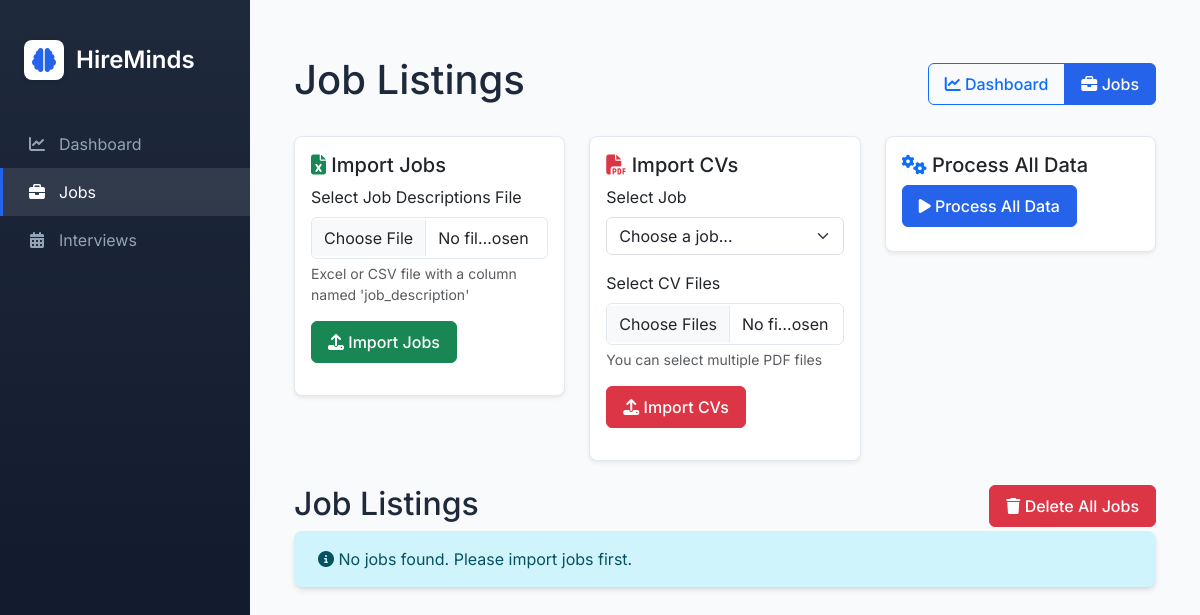
/jobs, run on an earlier commit of the app's database.
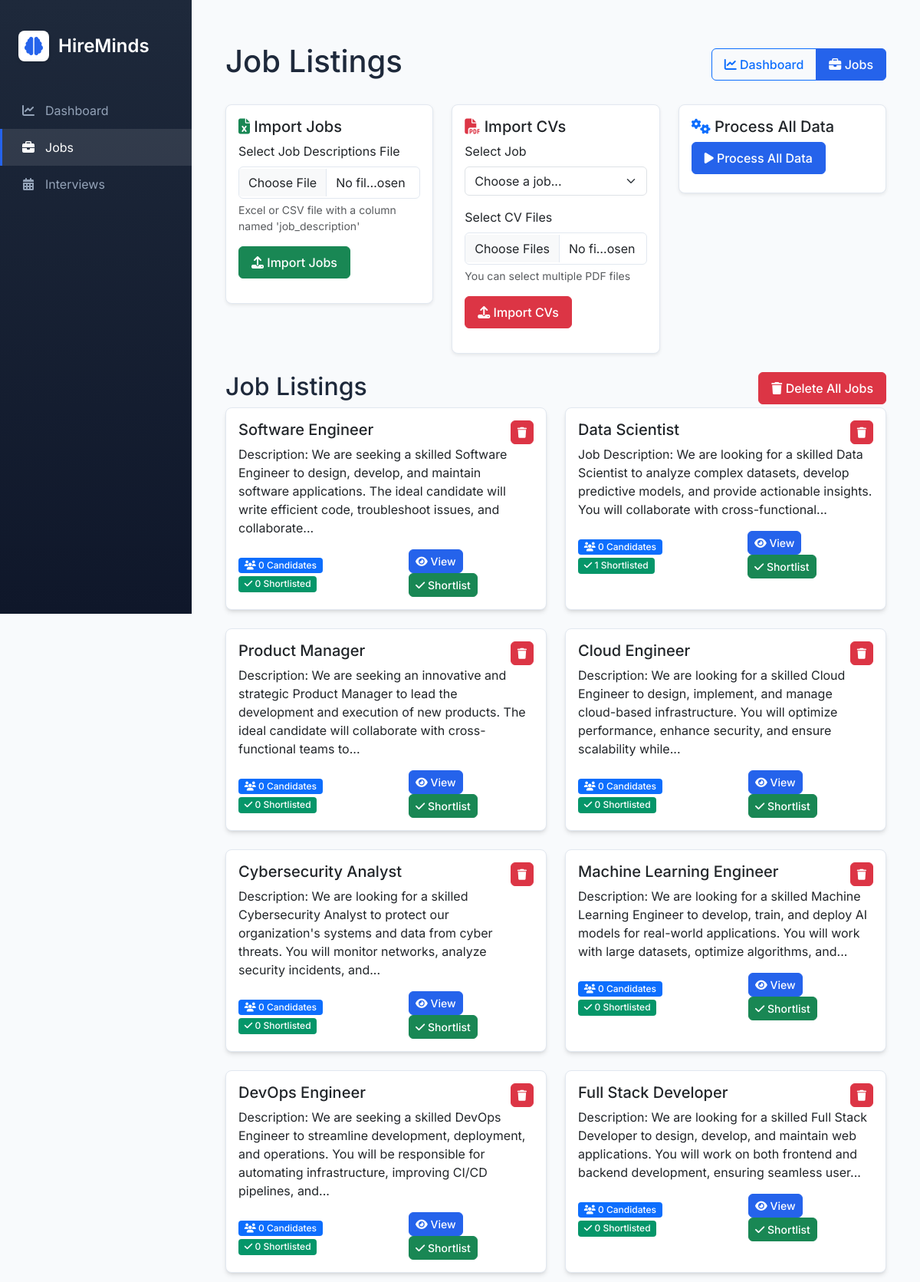
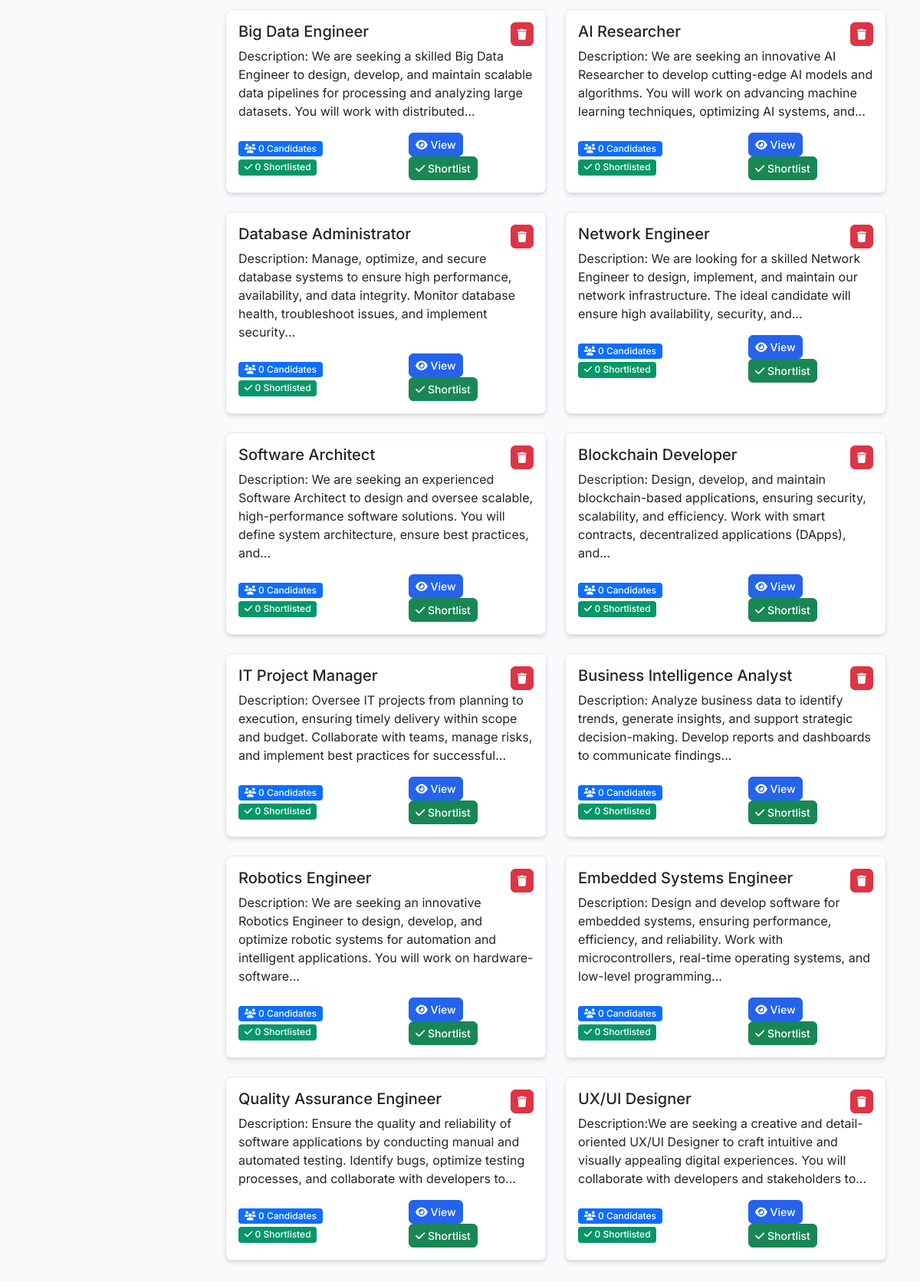
And on a later commit of the database (2 pictures, top to bottom).
### app/models/job.py (models this page shows)
class Job(db.Model):
    __tablename__ = 'job'
    id = db.Column(db.Integer, primary_key=True)
    _title = db.Column('title', db.String(200), nullable=False)
    _description = db.Column('description', db.Text, nullable=False)
    _requirements = db.Column('requirements', db.Text, nullable=False)
    created_at = db.Column(db.DateTime, nullable=False, default=lambda: datetime.now(timezone.utc))
    candidates = db.relationship('Candidate', backref='job', lazy=True, cascade='all, delete-orphan')
    shortlisted_candidates = db.relationship('ShortlistedCandidate',
                                          backref=db.backref('job_listing', lazy=True),
                                          lazy=True,
                                          cascade='all, delete-orphan')
    @property
    def title(self):
        return self._title.replace("'''", "").replace("''", "'").replace("'", "'") if self._title else ""
    @title.setter
    def title(self, value):
        """Set title with cleaning."""
        self._title = value.replace("'''", "").replace("''", "'").replace("'", "'") if value else ""
    @property
    def description(self):
        return self._description.replace("'''", "").replace("''", "'").replace("'", "'") if self._description else ""
    @description.setter
    def description(self, value):
        """Set description with cleaning."""
        self._description = value.replace("'''", "").replace("''", "'").replace("'", "'") if value else ""
    @property
    def requirements(self):
        """Get cleaned requirements text."""
        return self._requirements.replace("'''", "").replace("''", "'").replace("'", "'") if self._requirements else ""
    @requirements.setter
    def requirements(self, value):
        """Set requirements with cleaning."""
        self._requirements = value.replace("'''", "").replace("''", "'").replace("'", "'") if value else ""
    def get_candidate_count(self):
        return len(self.candidates)
    def get_shortlisted_count(self):
        return len(self.shortlisted_candidates)

### app/routes.py (the view)
@main.route('/jobs')
def jobs():
    jobs = Job.query.all()
    return render_template('jobs.html', jobs=jobs)

### app/templates/jobs.html (shortened to what this page needs)
{% extends "base.html" %}
{% block content %}
<div class="container mt-4">
    <div class="d-flex justify-content-between align-items-center mb-4">
        <h1>Job Listings</h1>
        <div class="btn-group">
            <a href="{{ url_for('main.index') }}" class="btn btn-outline-primary">
                <i class="fas fa-chart-line"></i> Dashboard
            </a>
            <a href="{{ url_for('main.jobs') }}" class="btn btn-primary">
                <i class="fas fa-briefcase"></i> Jobs
            </a>
        </div>
    </div>
    <div class="row mb-4">
        <div class="col-md-4">
            <div class="card shadow-sm">
                <div class="card-body">
                    <h5 class="card-title">
                        <i class="fas fa-file-excel text-success"></i> Import Jobs
                    </h5>
                    <form id="jobImportForm" class="mb-3">
                        <div class="mb-3">
                            <label for="jobFile" class="form-label">Select Job Descriptions File</label>
                            <input type="file" class="form-control" id="jobFile" accept=".xlsx,.xls,.csv" required>
                            <div class="form-text">Excel or CSV file with a column named 'job_description'</div>
                        </div>
                        <button type="submit" class="btn btn-success">
                            <i class="fas fa-upload"></i> Import Jobs
                        </button>
                    </form>
                </div>
            </div>
        </div>
        <div class="col-md-4">
            <div class="card shadow-sm">
                <div class="card-body">
                    <h5 class="card-title">
                        <i class="fas fa-file-pdf text-danger"></i> Import CVs
                    </h5>
                    <form id="cvImportForm" class="mb-3">
                        <div class="mb-3">
                            <label for="jobSelect" class="form-label">Select Job</label>
                            <select class="form-select" id="jobSelect" required>
                                <option value="">Choose a job...</option>
                            </select>
                        </div>
                        <div class="mb-3">
                            <label for="cvFiles" class="form-label">Select CV Files</label>
                            <input type="file" class="form-control" id="cvFiles" name="files" multiple accept=".pdf" required>
                            <div class="form-text">You can select multiple PDF files</div>
                        </div>
                        <button type="submit" class="btn btn-danger">
                            <i class="fas fa-upload"></i> Import CVs
                        </button>
                    </form>
                </div>
            </div>
        </div>
        <div class="col-md-4">
            <div class="card shadow-sm">
                <div class="card-body">
                    <h5 class="card-title">
                        <i class="fas fa-cogs text-primary"></i> Process All Data
                    </h5>
                    <button id="processAllBtn" class="btn btn-primary">
                        <i class="fas fa-play"></i> Process All Data
                    </button>
                </div>
            </div>
        </div>
    </div>
    <div class="row">
        <div class="col-md-6">
            <h2>Job Listings</h2>
        </div>
        <div class="col-md-6 text-end">
            <button id="deleteAllJobs" class="btn btn-danger">
                <i class="fas fa-trash"></i> Delete All Jobs
            </button>
        </div>
    </div>
    <div class="row">
        {% for job in jobs %}
        <div class="col-md-6 mb-4">
            <div class="card h-100">
                <div class="card-body">
                    <div class="d-flex justify-content-between align-items-start">
                        <h5 class="card-title">{{ job.title | replace("'''", "") }}</h5>
                        <button class="btn btn-danger btn-sm delete-job" data-job-id="{{ job.id }}">
                            <i class="fas fa-trash"></i>
                        </button>
                    </div>
                    <p class="card-text">{{ job.description | replace("'''", "") | truncate(200) }}</p>
                    <div class="d-flex justify-content-between align-items-center">
                        <div>
                            <span class="badge bg-primary me-2">
                                <i class="fas fa-users"></i> {{ job.get_candidate_count() }} Candidates
                            </span>
                            <span class="badge bg-success">
                                <i class="fas fa-check"></i> {{ job.get_shortlisted_count() }} Shortlisted
                            </span>
                        </div>
                        <div>
                            <a href="{{ url_for('main.candidates', job_id=job.id) }}" class="btn btn-primary btn-sm">
                                <i class="fas fa-eye"></i> View
                            </a>
                            <button class="btn btn-success btn-sm shortlist-btn" data-job-id="{{ job.id }}">
                                <i class="fas fa-check"></i> Shortlist
                            </button>
                        </div>
                    </div>
                </div>
            </div>
        </div>
        {% else %}
        <div class="col-md-12">
            <div class="alert alert-info">
                <i class="fas fa-info-circle"></i> No jobs found. Please import jobs first.
            </div>
        </div>
        {% endfor %}
    </div>
</div>
{% endblock %}

### app/templates/base.html (shortened to what this page needs)
<!DOCTYPE html>
<html lang="en">
<head>
    <link href="https://cdn.jsdelivr.net/npm/bootstrap@5.3.0/dist/css/bootstrap.min.css" rel="stylesheet">
    <link href="https://cdnjs.cloudflare.com/ajax/libs/font-awesome/6.4.0/css/all.min.css" rel="stylesheet">
    <link href="{{ url_for('static', filename='css/style.css') }}" rel="stylesheet">
</head>
<body>
    <nav class="sidebar">
        <a class="navbar-brand" href="{{ url_for('main.index') }}">
            <div class="brand-logo">
                <i class="fas fa-brain"></i>
            </div>
            <span>HireMinds</span>
        </a>
        <div class="nav flex-column">
            <a class="nav-link {% if request.endpoint == 'main.index' %}active{% endif %}"
               href="{{ url_for('main.index') }}">
                <i class="fas fa-chart-line"></i>
                <span>Dashboard</span>
            </a>
            <a class="nav-link {% if request.endpoint == 'main.jobs' %}active{% endif %}"
               href="{{ url_for('main.jobs') }}">
                <i class="fas fa-briefcase"></i>
                <span>Jobs</span>
            </a>
            <a class="nav-link {% if request.endpoint == 'main.interviews' %}active{% endif %}"
               href="{{ url_for('main.interviews') }}">
                <i class="fas fa-calendar-alt"></i>
                <span>Interviews</span>
            </a>
        </div>
    </nav>
    <main class="main-content">
        {% block content %}{% endblock %}
    </main>
    <div class="toast-container position-fixed top-0 end-0 p-3"></div>
</body>
</html>

### app/static/css/style.css (style rules this page uses)
:root { --primary-color: #2563eb; --primary-dark: #1e40af; --secondary-color: #059669; --accent-color: #0ea5e9; --danger-color: #dc2626; --warning-color: #d97706; --success-color: #059669; --background-light: #f8fafc; --text-primary: #1e293b; --text-secondary: #64748b; --border-color: #e2e8f0; --card-shadow: 0 4px 6px -1px rgb(0 0 0 / 0.1), 0 2px 4px -2px rgb(0 0 0 / 0.1); }
body { font-family: 'Inter', -apple-system, BlinkMacSystemFont, sans-serif; background-color: var(--background-light); color: var(--text-primary); line-height: 1.5; }
.sidebar { background: linear-gradient(180deg, #1e293b 0%, #0f172a 100%); min-height: 100vh; width: 250px; position: fixed; left: 0; top: 0; z-index: 1000; padding-top: 1rem; }
.sidebar .navbar-brand { color: white; font-size: 1.5rem; padding: 1.5rem; margin-bottom: 1rem; display: flex; align-items: center; gap: 0.75rem; text-decoration: none; }
.sidebar .navbar-brand .brand-logo { width: 40px; height: 40px; background-color: white; border-radius: 8px; display: flex; align-items: center; justify-content: center; box-shadow: 0 2px 4px rgba(0, 0, 0, 0.1); }
.sidebar .navbar-brand .brand-logo i { font-size: 24px; color: var(--primary-color); }
.sidebar .navbar-brand span { font-weight: 600; color: white; }
.sidebar .nav-link { color: #94a3b8; padding: 0.75rem 1.5rem; display: flex; align-items: center; gap: 0.75rem; transition: all 0.2s ease; border-left: 3px solid transparent; }
.sidebar .nav-link:hover, .sidebar .nav-link.active { color: white; background-color: rgba(255, 255, 255, 0.1); border-left-color: var(--primary-color); }
.sidebar .nav-link i { width: 20px; text-align: center; }
.main-content { margin-left: 250px; padding: 2rem; min-height: 100vh; }
.card { background: white; border-radius: 0.5rem; border: 1px solid var(--border-color); box-shadow: var(--card-shadow); transition: transform 0.2s ease, box-shadow 0.2s ease; }
.badge { padding: 0.35em 0.65em; font-size: 0.75em; font-weight: 500; border-radius: 0.25rem; }
.bg-success { background-color: var(--success-color) !important; }
.btn { padding: 0.5rem 1rem; font-weight: 500; border-radius: 0.375rem; transition: all 0.2s ease; }
.btn-primary { background-color: var(--primary-color); border-color: var(--primary-color); }
.btn-sm { padding: 0.25rem 0.5rem; font-size: 0.875rem; }
.form-control { border: 1px solid var(--border-color); border-radius: 0.375rem; padding: 0.5rem 0.75rem; transition: border-color 0.2s ease, box-shadow 0.2s ease; }

What changed in the data, as far as the page shows it:
added Job: title "Software Engineer", description "Description: We are seeking a skilled Software Engineer to design, develop, and maintain software applications. The ideal candidate will write efficient code, troubleshoot issues, and collaborate...", get_candidate_count "0", get_shortlisted_count "0"
added Job: title "Data Scientist", description "Job Description: We are looking for a skilled Data Scientist to analyze complex datasets, develop predictive models, and provide actionable insights. You will collaborate with cross-functional...", get_candidate_count "0", get_shortlisted_count "1"
added Job: title "Product Manager", description "Description: We are seeking an innovative and strategic Product Manager to lead the development and execution of new products. The ideal candidate will collaborate with cross-functional teams to...", get_candidate_count "0", get_shortlisted_count "0"
added Job: title "Cloud Engineer", description "Description: We are looking for a skilled Cloud Engineer to design, implement, and manage cloud-based infrastructure. You will optimize performance, enhance security, and ensure scalability while...", get_candidate_count "0", get_shortlisted_count "0"
added Job: title "Cybersecurity Analyst", description "Description: We are looking for a skilled Cybersecurity Analyst to protect our organization's systems and data from cyber threats. You will monitor networks, analyze security incidents, and...", get_candidate_count "0", get_shortlisted_count "0"
added Job: title "Machine Learning Engineer", description "Description: We are looking for a skilled Machine Learning Engineer to develop, train, and deploy AI models for real-world applications. You will work with large datasets, optimize algorithms, and...", get_candidate_count "0", get_shortlisted_count "0"
added Job: title "DevOps Engineer", description "Description: We are seeking a skilled DevOps Engineer to streamline development, deployment, and operations. You will be responsible for automating infrastructure, improving CI/CD pipelines, and...", get_candidate_count "0", get_shortlisted_count "0"
added Job: title "Full Stack Developer", description "Description: We are looking for a skilled Full Stack Developer to design, develop, and maintain web applications. You will work on both frontend and backend development, ensuring seamless user...", get_candidate_count "0", get_shortlisted_count "0"
added Job: title "Big Data Engineer", description "Description: We are seeking a skilled Big Data Engineer to design, develop, and maintain scalable data pipelines for processing and analyzing large datasets. You will work with distributed...", get_candidate_count "0", get_shortlisted_count "0"
added Job: title "AI Researcher", description "Description: We are seeking an innovative AI Researcher to develop cutting-edge AI models and algorithms. You will work on advancing machine learning techniques, optimizing AI systems, and...", get_candidate_count "0", get_shortlisted_count "0"
added Job: title "Database Administrator", description "Description: Manage, optimize, and secure database systems to ensure high performance, availability, and data integrity. Monitor database health, troubleshoot issues, and implement security...", get_candidate_count "0", get_shortlisted_count "0"
added Job: title "Network Engineer", description "Description: We are looking for a skilled Network Engineer to design, implement, and maintain our network infrastructure. The ideal candidate will ensure high availability, security, and...", get_candidate_count "0", get_shortlisted_count "0"
added Job: title "Software Architect", description "Description: We are seeking an experienced Software Architect to design and oversee scalable, high-performance software solutions. You will define system architecture, ensure best practices, and...", get_candidate_count "0", get_shortlisted_count "0"
added Job: title "Blockchain Developer", description "Description: Design, develop, and maintain blockchain-based applications, ensuring security, scalability, and efficiency. Work with smart contracts, decentralized applications (DApps), and...", get_candidate_count "0", get_shortlisted_count "0"
added Job: title "IT Project Manager", description "Description: Oversee IT projects from planning to execution, ensuring timely delivery within scope and budget. Collaborate with teams, manage risks, and implement best practices for successful...", get_candidate_count "0", get_shortlisted_count "0"
added Job: title "Business Intelligence Analyst", description "Description: Analyze business data to identify trends, generate insights, and support strategic decision-making. Develop reports and dashboards to communicate findings...", get_candidate_count "0", get_shortlisted_count "0"
added Job: title "Robotics Engineer", description "Description: We are seeking an innovative Robotics Engineer to design, develop, and optimize robotic systems for automation and intelligent applications. You will work on hardware-software...", get_candidate_count "0", get_shortlisted_count "0"
added Job: title "Embedded Systems Engineer", description "Description: Design and develop software for embedded systems, ensuring performance, efficiency, and reliability. Work with microcontrollers, real-time operating systems, and low-level programming...", get_candidate_count "0", get_shortlisted_count "0"
added Job: title "Quality Assurance Engineer", description "Description: Ensure the quality and reliability of software applications by conducting manual and automated testing. Identify bugs, optimize testing processes, and collaborate with developers to...", get_candidate_count "0", get_shortlisted_count "0"
added Job: title "UX/UI Designer", description "Description:We are seeking a creative and detail-oriented UX/UI Designer to craft intuitive and visually appealing digital experiences. You will collaborate with developers and stakeholders to...", get_candidate_count "0", get_shortlisted_count "0"
Also different on the page:
text no longer shown: "No jobs found. Please import jobs first."
